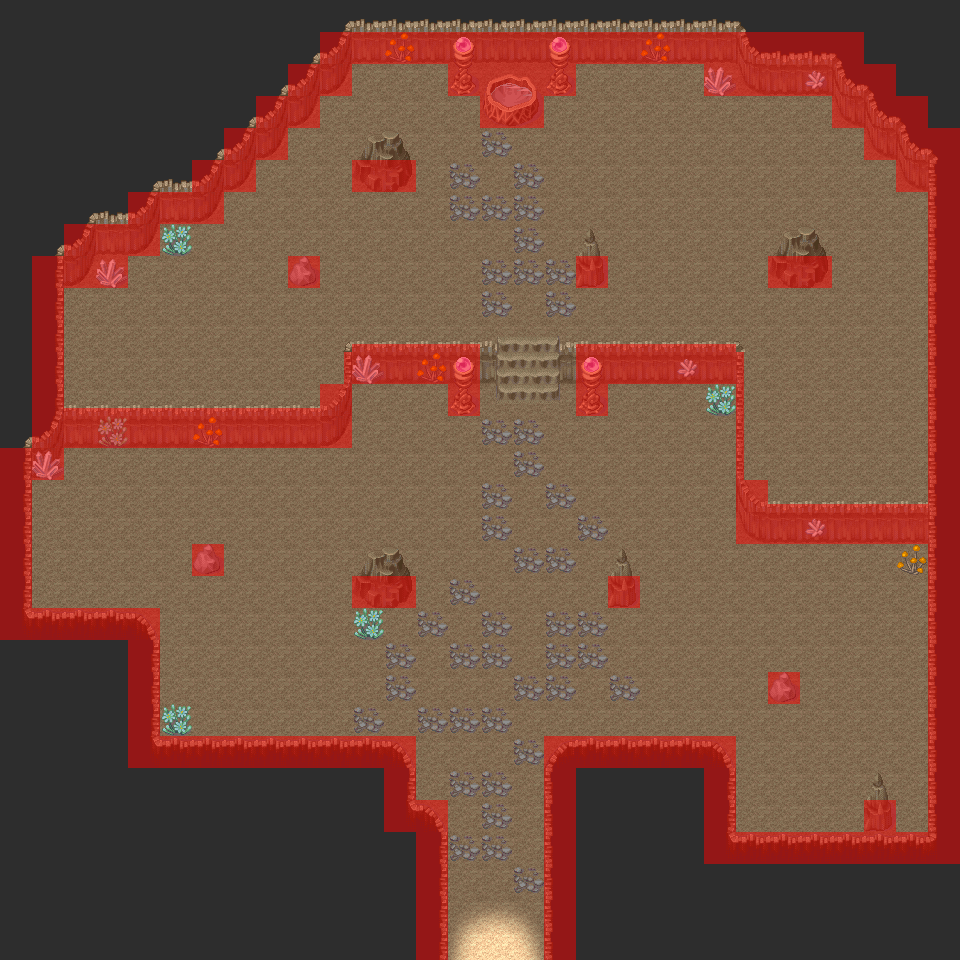

This is a level from a 2D game, rendered from its Tiled map with the project's own tilesets. A one-line summary and the map file follow, with tile-layer data summarised:
An orthogonal 30x30 tile map with 32x32 px tiles, 5 tile layers (ground, layer2, layer3, layer4, ...), 3 tilesets and 1 object (door).

<map version="1.0" orientation="orthogonal" width="30" height="30" tilewidth="32" tileheight="32">
 <properties>
  <property name="spawnX" value="15" />
  <property name="spawnY" value="27" />
 </properties>
 <tileset firstgid="1" source="../../tilesets/land.tsx" />
 <tileset firstgid="369" source="../../tilesets/col.tsx" />
 <tileset firstgid="411" name="Cave" tilewidth="32" tileheight="32">
  <image source="../../../imgs/Cave.png" width="256" height="1056" />
 </tileset>
 <layer name="ground" width="30" height="30">
  <data>[900 cells, 900 non-empty, 1 distinct tile ids]</data>
 </layer>
 <layer name="layer2" width="30" height="30">
  <data>[900 cells, 412 non-empty, 24 distinct tile ids]</data>
 </layer>
 <layer name="layer3" width="30" height="30">
  <data>[900 cells, 102 non-empty, 30 distinct tile ids]</data>
 </layer>
 <layer name="layer4" width="30" height="30">
  <data>[900 cells, 9 non-empty, 3 distinct tile ids]</data>
 </layer>
 <layer name="col" width="30" height="30">
  <data>[900 cells, 201 non-empty, 5 distinct tile ids]</data>
 </layer>
 <objectgroup name="doors" width="30" height="30">
  <object name="island_1" type="door" x="448" y="960" width="96" height="32">
   <properties>
    <property name="island" value="0" />
    <property name="map" value="0" />
    <property name="x" value="213" />
    <property name="y" value="289" />
   </properties>
  </object>
 </objectgroup>
</map>
